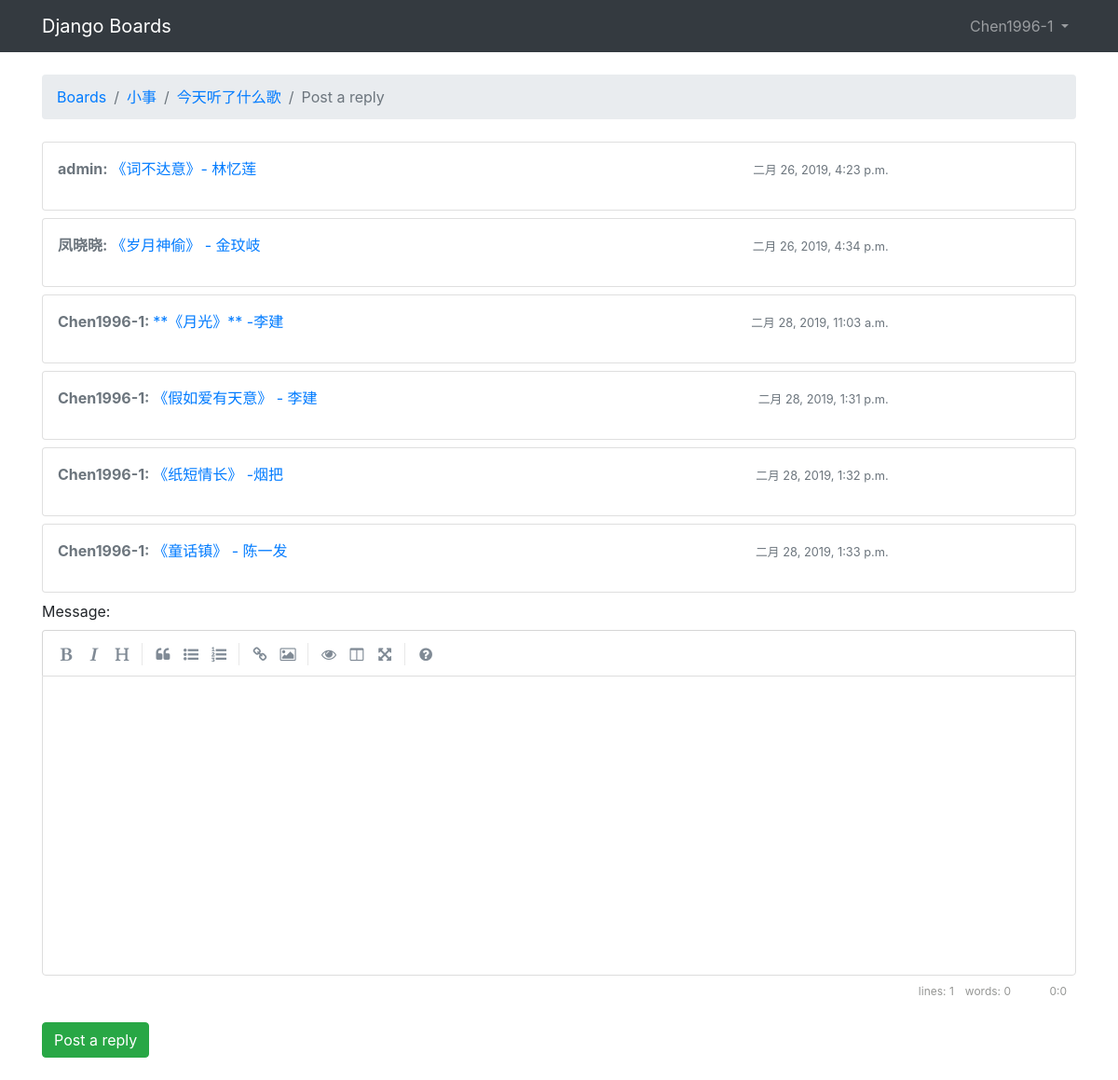
The page /boards/2/topics/14/reply/ (signed in) on the database its author committed.
### Board/models.py (models this page shows, shortened)
class Topic(models.Model):
	subject = models.CharField(max_length = 260)
	last_updated = models.DateTimeField(auto_now_add = True)
	board = models.ForeignKey(Board, related_name = 'topics')
	starter = models.ForeignKey(User, related_name = 'topics')
	views = models.PositiveIntegerField(default = 0)

class Board(models.Model):
	name = models.CharField(max_length = 30, unique = True)
	description = models.CharField(max_length = 140)
	views = models.PositiveIntegerField(default = 0)

class Post(models.Model):
	topic = models.ForeignKey(Topic, related_name = 'posts')
	message = models.TextField(max_length = 4000)
	created_at = models.DateTimeField(auto_now_add = True)
	created_by = models.ForeignKey(User, related_name = 'posts')
	updated_at = models.DateTimeField(null = True)
	updated_by = models.ForeignKey(User,null = True, related_name = '+')
	def __str__(self):
		return self.message[:50]

### Board/views.py (the view)
@login_required
def reply_topic(request,pk, topic_pk):
	topic = get_object_or_404(Topic, board__pk=pk, pk = topic_pk)
	if request.method == 'POST':
		form = PostForm(request.POST)
		if form.is_valid():
			post = form.save(commit = False)
			post.topic = topic
			post.created_by = request.user
			post.save()
			topic.last_updated = timezone.now()
			topic.save()
			topic_url = reverse('topic_posts', kwargs={'pk':pk, 'topic_pk': topic_pk})
			topic_post_url = '{url}?page={page}'.format(url=topic_url,id=post.pk,page=math.ceil(topic.posts.count()/4))
			return redirect(topic_post_url)
	else:
		form = PostForm()
	return render(request, 'reply_topic.html', {'topic':topic, 'form':form})

### templates/reply_topic.html (shortened to what this page needs)
{% extends 'base.html' %}
{% load static %}
{% block breadcrumb %}
<li class="breadcrumb-item"><a href="{% url 'home' %}">Boards</a>
</li>
<li class="breadcrumb-item"><a href="{% url 'board_topics' topic.board.pk %}">{{ topic.board.name }}</a></li>
<li class="breadcrumb-item"><a href="{% url 'topic_posts' topic.board.pk topic.pk %}">{{ topic.subject }}</a></li>
<li class="breadcrumb-item active">Post a reply</li>
{% endblock %}
{% block content %}
{% for post in topic.posts.all %}
<div class="card mb-2">
	<div class="card-body p-3">
		<div class="row mb-3">
			<div class="col-6">
				<strong class="text-muted">
					{{ post.created_by.username }}:
				</strong>
					<a href="">{{ post }}</a>
			</div>
			<div class="col-4 text-right">
				<small class="text-muted">{{ post.created_at }}</small>
			</div>
		</div>
	</div>
</div>
{% endfor %}
<form class="mb-4" method="post">
{% include 'includes/form.html' %}
<button type="submit" class="btn btn-success">Post a reply</button>
</form>
{% endblock %}
{% block stylesheet %}
<link rel="stylesheet" href="{% static 'css/simplemde.min.css' %}">
{% endblock %}

### templates/base.html (shortened to what this page needs)
{% load static %}
<!DOCTYPE html>
<html>
<head>
	<link rel="stylesheet" href="{% static 'css/bootstrap.min.css' %}">
	{% block stylesheet %}{% endblock %}
</head>
<body>
	{% block body %}
	<nav class="navbar navbar-expand-sm navbar-dark bg-dark">
			<div class="container">
				<a class="navbar-brand" href="{% url 'home' %}">Django Boards</a>
			<div class="collapse navbar-collapse" id="mainMenu">
				{% if user.is_authenticated %}
				<ul class="navbar-nav ml-auto">
					<li class="nav-item dropdown">
						<a class="nav-link dropdown-toggle" href="#" id="userMenu" data-toggle="dropdown" aria-haspopup="true" aria-expanded="false">
							{{ user.username }}
						</a>
					</li>
				</ul>
				{% else %}
				<form class="form-inline ml-auto">
					<a href="{% url 'login' %}" class="btn btn-outline-secondary">Log in</a>
					<a href="{% url 'signup' %}" class="btn btn-primary ml-2">Sign up</a>
				</form>
				{% endif %}
			</div>
			</div>
		</nav>
	<div class="container">
		<ol class="breadcrumb my-4">
		{% block breadcrumb %}
		{% endblock %}
	</ol>
	{% block content %}
	{% endblock %}
	</div>
	{% endblock body %}
</body>
</html>

### rows shown on the page
Topic: board.name "小事", subject "今天听了什么歌"
Post: created_by.username "admin", message "《词不达意》- 林忆莲", created_at "二月 26, 2019, 4:23 p.m."
Post: created_by.username "凤晓晓", message "《岁月神偷》 - 金玟岐", created_at "二月 26, 2019, 4:34 p.m."
Post: created_by.username "Chen1996-1", message "**《月光》** -李建", created_at "二月 28, 2019, 11:03 a.m."
Post: created_by.username "Chen1996-1", message "《假如爱有天意》 - 李建", created_at "二月 28, 2019, 1:31 p.m."
Post: created_by.username "Chen1996-1", message "《纸短情长》 -烟把", created_at "二月 28, 2019, 1:32 p.m."
Post: created_by.username "Chen1996-1", message "《童话镇》 - 陈一发", created_at "二月 28, 2019, 1:33 p.m."

### other values the page prints
{{ user.username }} "Chen1996-1"
{{ field.label_tag }} "Message:"
